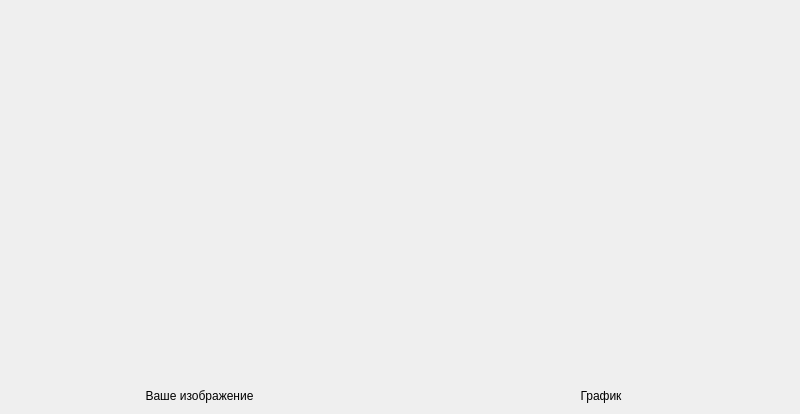
<?xml version="1.0" encoding="UTF-8"?>
<ui version="4.0">
 <class>plotsWidget</class>
 <widget class="QWidget" name="plotsWidget">
  <property name="geometry">
   <rect>
    <x>0</x>
    <y>0</y>
    <width>800</width>
    <height>414</height>
   </rect>
  </property>
  <property name="windowTitle">
   <string>plotsWidget</string>
  </property>
  <layout class="QHBoxLayout" name="horizontalLayout_2">
   <property name="spacing">
    <number>25</number>
   </property>
   <item>
    <layout class="QVBoxLayout" name="verticalLayout" stretch="6,0">
     <item>
      <widget class="QWidget" name="origWidget" native="true">
       <property name="minimumSize">
        <size>
         <width>200</width>
         <height>100</height>
        </size>
       </property>
      </widget>
     </item>
     <item>
      <widget class="QLabel" name="label">
       <property name="text">
        <string>Ваше изображение</string>
       </property>
       <property name="alignment">
        <set>Qt::AlignCenter</set>
       </property>
      </widget>
     </item>
    </layout>
   </item>
   <item>
    <layout class="QVBoxLayout" name="verticalLayout_3" stretch="6,0">
     <item>
      <widget class="QWidget" name="plotWidget" native="true">
       <property name="minimumSize">
        <size>
         <width>200</width>
         <height>100</height>
        </size>
       </property>
      </widget>
     </item>
     <item>
      <widget class="QLabel" name="label_2">
       <property name="text">
        <string>График</string>
       </property>
       <property name="alignment">
        <set>Qt::AlignCenter</set>
       </property>
      </widget>
     </item>
    </layout>
   </item>
  </layout>
 </widget>
 <resources/>
 <connections/>
</ui>
